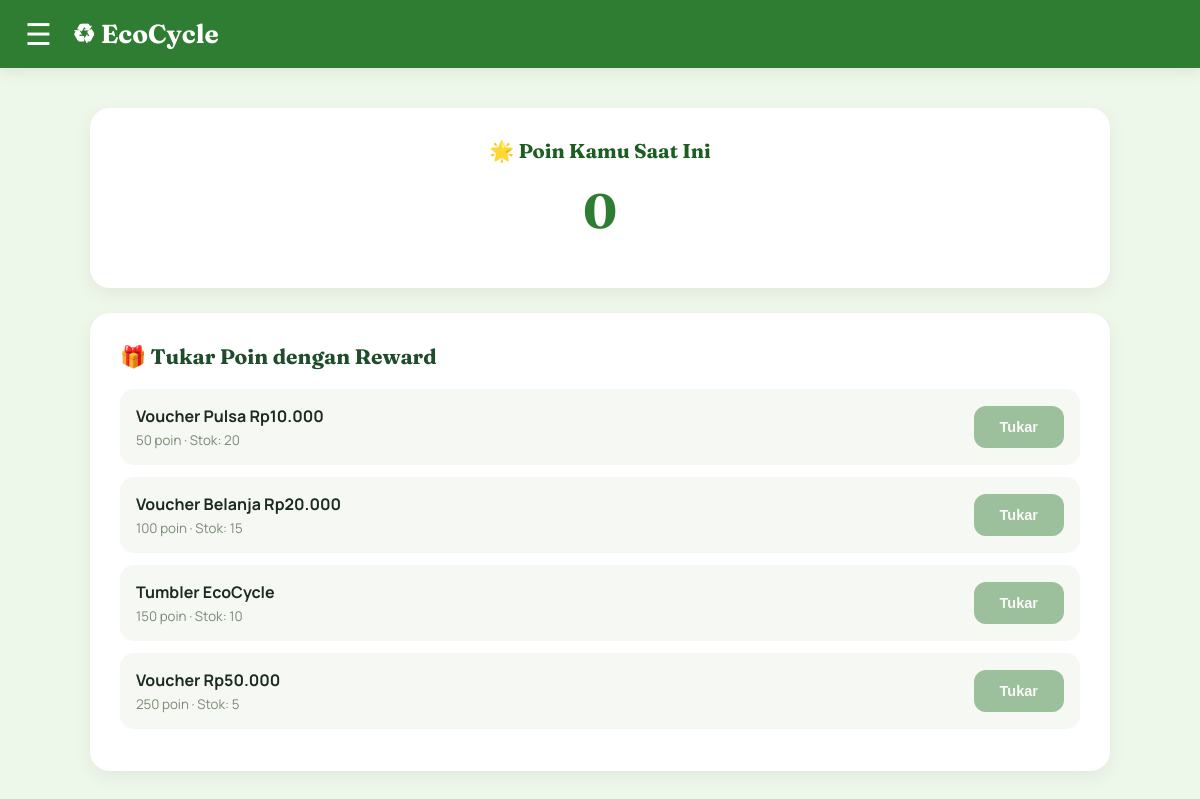
Screenshot of /EcoCycle/reward.php (signed in) with the database file from the repository.
### tables this page shows
CREATE TABLE `users` (
  `id_user` int(11) NOT NULL,
  `nama` varchar(100) NOT NULL,
  `email` varchar(50) NOT NULL,
  `password` varchar(255) NOT NULL,
  `role` varchar(50) DEFAULT 'masyarakat',
  `point` int(11) DEFAULT 0,
  `foto` varchar(255) DEFAULT NULL,
  `no_hp` varchar(20) DEFAULT NULL,
  `alamat` text DEFAULT NULL,
  `created_at` timestamp NOT NULL DEFAULT current_timestamp()
);

CREATE TABLE `reward` (
  `id_reward` int(11) NOT NULL,
  `nama_reward` varchar(100) NOT NULL,
  `point_required` int(11) NOT NULL,
  `stok` int(11) DEFAULT 0
);

### EcoCycle/reward.php (the view, shortened to what this page needs)
<?php
include 'koneksi.php';
$id_user = $_SESSION['user']['id_user'];
$stmt = mysqli_prepare($conn, "SELECT * FROM users WHERE id_user = ?");
mysqli_stmt_bind_param($stmt, "i", $id_user);
mysqli_stmt_execute($stmt);
$user = mysqli_fetch_assoc(mysqli_stmt_get_result($stmt));
$rewards = mysqli_query($conn, "SELECT * FROM reward WHERE stok > 0 ORDER BY point_required ASC");
?>
<!DOCTYPE html>
<html lang="id">
<head>
  <link rel="stylesheet" href="style2.css">
</head>
<body class="dashboard-body">
  <nav class="navbar">
    <div class="left-navbar">
      <div class="menu-toggle" id="menuToggle">☰</div>
      <div class="logo">♻ EcoCycle</div>
    </div>
  </nav>
  <section class="dashboard-container">
    <div class="point-card">
      <h2>🌟 Poin Kamu Saat Ini</h2>
      <h1><?php echo (int)$user['point']; ?></h1>
    </div>
    <div class="content-card">
      <h2>🎁 Tukar Poin dengan Reward</h2>
      <?php if (mysqli_num_rows($rewards) === 0) { ?>
        <div class="alert alert-empty">Belum ada reward tersedia saat ini.</div>
      <?php } else {
        while ($r = mysqli_fetch_assoc($rewards)) {
          $cukup = $user['point'] >= $r['point_required'];
      ?>
        <div class="status-item">
          <div class="info">
            <span><strong><?php echo htmlspecialchars($r['nama_reward']); ?></strong></span>
            <small><?php echo (int)$r['point_required']; ?> poin · Stok: <?php echo (int)$r['stok']; ?></small>
          </div>
          <form method="POST">
            <button type="submit" class="submit-btn-sm" <?php echo $cukup ? '' : 'disabled style="opacity:0.45; cursor:not-allowed;"'; ?>>
              Tukar
            </button>
          </form>
        </div>
      <?php } } ?>
    </div>
  </section>
</body>
</html>

### EcoCycle/style2.css (style rules this page uses)
* { margin: 0; padding: 0; box-sizing: border-box; }
body { font-family: 'Manrope', sans-serif; color: #1c2b1f; }
.dashboard-body { background: #eef8ea; font-family: 'Manrope', sans-serif; min-height: 100vh; }
.navbar { background: #2e7d32; padding: 18px 25px; color: white; position: sticky; top: 0; z-index: 50; box-shadow: 0 4px 14px rgba(0,0,0,0.08); }
.left-navbar { display: flex; align-items: center; gap: 20px; }
.logo { font-family: 'Fraunces', serif; font-size: 26px; font-weight: 700; }
.menu-toggle { font-size: 30px; cursor: pointer; line-height: 1; }
.dashboard-container { padding: 40px; display: grid; gap: 25px; max-width: 1100px; margin: 0 auto; }
.profile-card, .point-card, .status-card, .content-card { background: white; padding: 30px; border-radius: 20px; box-shadow: 0 6px 18px rgba(0,0,0,0.06); }
.point-card { text-align: center; }
.point-card h2 { font-family: 'Fraunces', serif; color: #1b5e20; font-size: 20px; }
.point-card h1 { font-family: 'Fraunces', serif; font-size: 48px; color: #2e7d32; margin: 18px 0; }
.btn-primary, .point-card button, .submit-btn-sm { padding: 13px 26px; border: none; background: #2e7d32; color: white; border-radius: 12px; font-size: 14.5px; font-weight: 700; cursor: pointer; text-decoration: none; display: inline-block; transition: background 0.2s ease; }
.status-card h2, .content-card h2 { font-family: 'Fraunces', serif; margin-bottom: 20px; color: #1f4d2c; font-size: 21px; }
.status-item { display: flex; justify-content: space-between; align-items: center; margin-bottom: 12px; padding: 16px; background: #f6f8f3; border-radius: 14px; gap: 12px; }
.status-item .info small { display: block; color: #7a8a76; margin-top: 4px; }

### rows the page displays
users: point "0"
reward: nama_reward "Voucher Pulsa Rp10.000", point_required "50", stok "20"
reward: nama_reward "Voucher Belanja Rp20.000", point_required "100", stok "15"
reward: nama_reward "Tumbler EcoCycle", point_required "150", stok "10"
reward: nama_reward "Voucher Rp50.000", point_required "250", stok "5"
